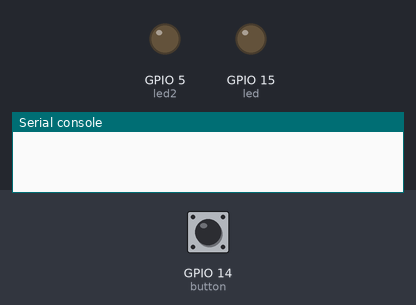
The program below on a simulated ESP8266 board running MicroPython. Parts: output pins drawn as LEDs (lit = HIGH), the last lines printed to the serial console. Dashed ring = blinking. Inputs (shaded band) come from the test bench; at power-on: GPIO 14 (button) HIGH. At 10.8 s the program stops and its outputs stay as they are.

Above: at 1.2 s.
1.3 s: GPIO 14 (button) pulled LOW for 3.2 s
At 1.7 s:
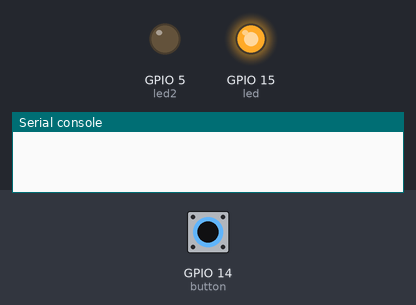
At 4.9 s:
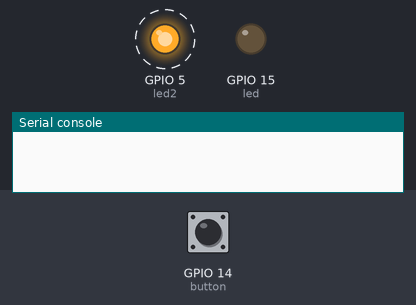
7.5 s: GPIO 14 (button) pulsed LOW 2 times (0.12 s each, 0.3 s apart)
At 7.86 s:
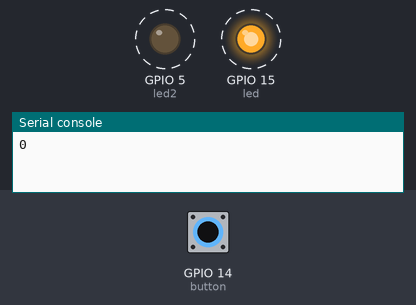
Timing chart, 0 to 10.5 s (numbered marks = the images above; inputs shaded):
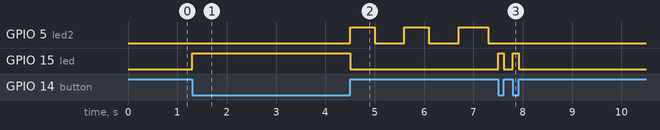

Measured:
- after the input at 1.3 s, GPIO 5 (led2): alternates HIGH for 0.50 s and LOW for 0.60 s, starting after 3.2 s; GPIO 15 (led): LOW → HIGH at once, → LOW 3.2 s later
- after the input at 7.5 s, GPIO 15 (led): alternates HIGH for 0.12 s and LOW for 0.18 s, 4 changes in all, then stays LOW, starting at once

The program:

morse.py
```python
import machine
import time
led = machine.Pin(15, machine.Pin.OUT)
led2 = machine.Pin(5, machine.Pin.OUT)
button = machine.Pin(14, machine.Pin.IN, machine.Pin.PULL_UP)
count = 0
msg = ""
while True:
  while not button.value():
    if count==0:
      toc2 = time.ticks_ms()
      tic = time.ticks_ms()
      count=1
    time.sleep_ms(1)
    led.value(1)
    if button.value():
      led.value(0)
      toc = time.ticks_ms()
      if len(msg) > 0:
        if (toc2-tic2) >400 and (toc2-tic2) <700:
          msg= msg + "2"
        else:
          if (toc2-tic2) >1000:
            msg=msg + "3"
      count=0
      if (toc - tic) < 200:
        msg = msg + "0"
      else:
        if (toc - tic) > 200 and (toc - tic) < 3000:
          msg = msg + "1"
        else:
          led2.value(1)
          time.sleep_ms(500)
          led2.value(0)
          time.sleep_ms(600)
          led2.value(1)
          time.sleep_ms(500)
          led2.value(0)
          time.sleep_ms(600)
          led2.value(1)
          time.sleep_ms(600)
          led2.value(0)
          msg=""
          break
      print (msg)
      tic2 = time.ticks_ms()
  if len(msg)>0 and (time.ticks_ms()-toc2)>3000:
    led.value(0)
    print("fine")
    break
```
